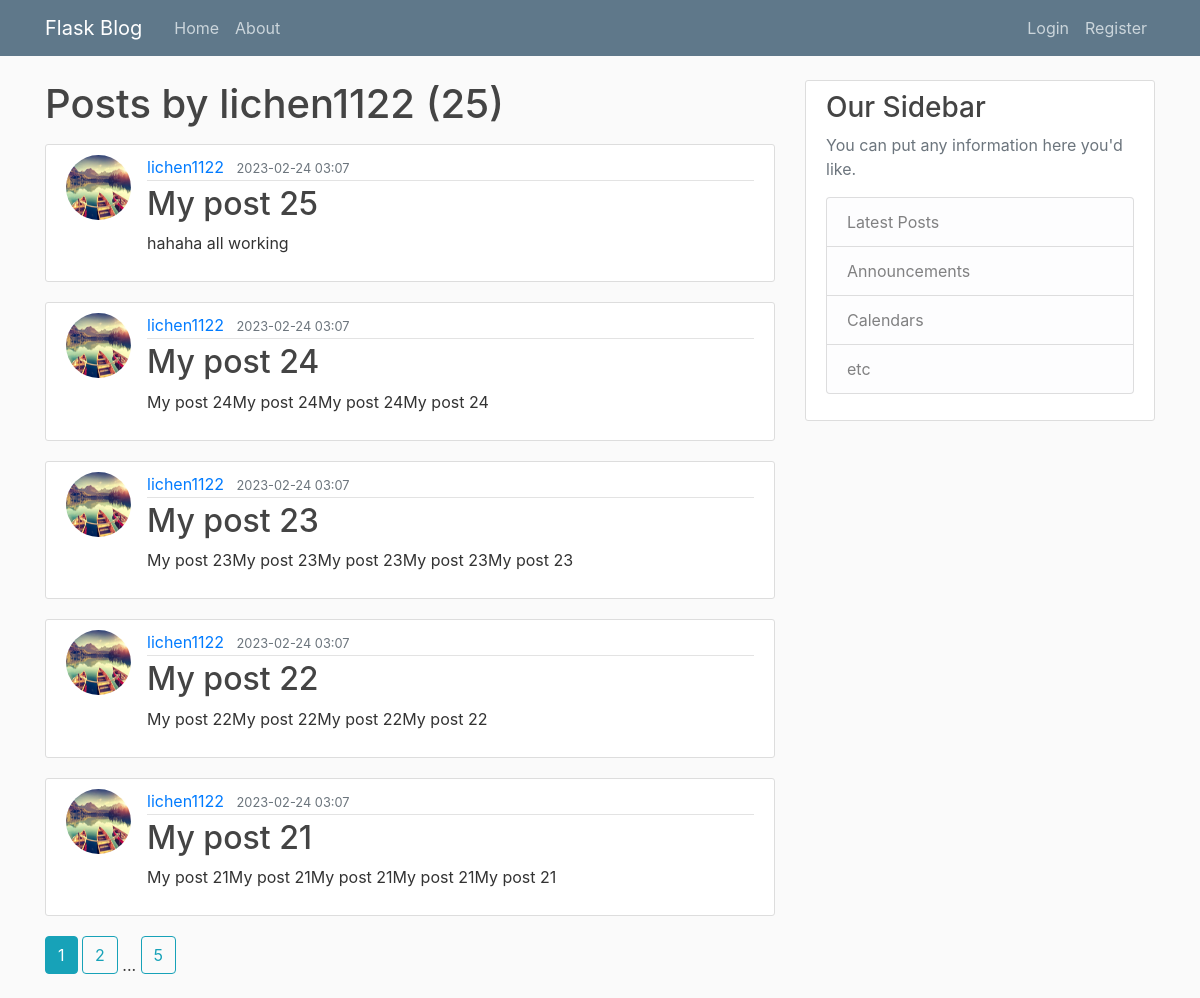
The page /user/lichen1122 on the database its author committed.
### flaskblog/models.py (models this page shows, shortened)
class User(db.Model, UserMixin):
    id = db.Column(db.Integer, primary_key = True )
    username = db.Column(db.String(20), unique=True, nullable=False)
    email = db.Column(db.String(120), unique=True, nullable=False)
    image_file = db.Column(db.String(20), nullable=False, default='default.jpg')
    password = db.Column(db.String(60), nullable=False)
    posts = db.relationship('Post', back_populates='author', lazy=True)

class Post(db.Model):
    id = db.Column(db.Integer, primary_key=True)
    title = db.Column(db.String(100), nullable=False)
    date_posted = db.Column(db.DateTime, nullable=False, default=datetime.utcnow())
    content = db.Column(db.Text, nullable=False)
    author_id = db.Column(db.Integer, db.ForeignKey("user.id"), nullable=False)
    author = db.relationship('User', back_populates='posts', lazy=True)

### flaskblog/users/routes.py (the view)
@users.route("/user/<string:username>")
def user_posts(username):
    page = request.args.get('page', 1, type=int) # set default value to 1, and type is integer
    user = User.query.filter_by(username=username).first_or_404()
    posts = Post.query.filter_by(author=user).order_by(Post.id.desc()).paginate(page=page, per_page=5)
    return render_template('user_posts.html', posts=posts, user=user)

### flaskblog/templates/user_posts.html
{% extends "layout.html" %}
{% block content %}
    <h1 class="mb-3">Posts by {{ user.username }} ({{ posts.total }})</h1>
    {% for post in posts.items %}
        <article class="media content-section">
            <img class= "rounded-circle article-img" src="{{ url_for('static',filename='profile_pics/'+post.author.image_file) }}" alt="{{ post.author.username }}">
            <div class="media-body">
                <div class="article-metadata">
                    <a class="mr-2" href="{{ url_for('users.user_posts', username=post.author.username) }}">{{ post.author.username }}</a>
                    <small class="text-muted">{{ post.date_posted.strftime("%Y-%m-%d %H:%M") }}</small>
                </div>
                <h2><a class="article-title" href="{{ url_for('posts.post', post_id=post.id) }}">{{ post.title }}</a></h2>
                <p class="article-content">{{ post.content }}</p>
            </div>
        </article>
    {% endfor %}
    {% for page_num in posts.iter_pages(left_edge=1, right_edge=1, left_current=1, right_current=2) %}
        {% if page_num %}
            {% if posts.page==page_num %}
                <a class="btn btn-info mb-4" href="{{ url_for("users.user_posts",username=user.username, page=page_num) }}">{{ page_num }}</a>
            {% else %}
                <a class="btn btn-outline-info mb-4" href="{{ url_for("users.user_posts",username=user.username, page=page_num) }}">{{ page_num }}</a>
            {% endif %}
        {% else %}
            ...
        {% endif %}
    {% endfor %}
{% endblock content %}

### flaskblog/static/main.css (style rules this page uses)
body { background: #fafafa; color: #333333; margin-top: 5rem; }
h1, h2, h3, h4, h5, h6 { color: #444444; }
.content-section { background: #ffffff; padding: 10px 20px; border: 1px solid #dddddd; border-radius: 3px; margin-bottom: 20px; }
.article-title { color: #444444; }
.article-content { white-space: pre-line; }
.article-img { height: 65px; width: 65px; margin-right: 16px; }
.article-metadata { padding-bottom: 1px; margin-bottom: 4px; border-bottom: 1px solid #e3e3e3 }

### rows shown on the page
User: username "lichen1122"
Post: image_file (picture), author.username "lichen1122", date_posted "2023-02-24 03:07", title "My post 25", content "hahaha all working"
Post: image_file (picture), author.username "lichen1122", date_posted "2023-02-24 03:07", title "My post 24", content "My post 24My post 24My post 24My post 24"
Post: image_file (picture), author.username "lichen1122", date_posted "2023-02-24 03:07", title "My post 23", content "My post 23My post 23My post 23My post 23My post 23"
Post: image_file (picture), author.username "lichen1122", date_posted "2023-02-24 03:07", title "My post 22", content "My post 22My post 22My post 22My post 22"
Post: image_file (picture), author.username "lichen1122", date_posted "2023-02-24 03:07", title "My post 21", content "My post 21My post 21My post 21My post 21My post 21"

### other values the page prints
{{ posts.total }} "25"
{{ page_num }} "1"
{{ page_num }} "2" "5"
